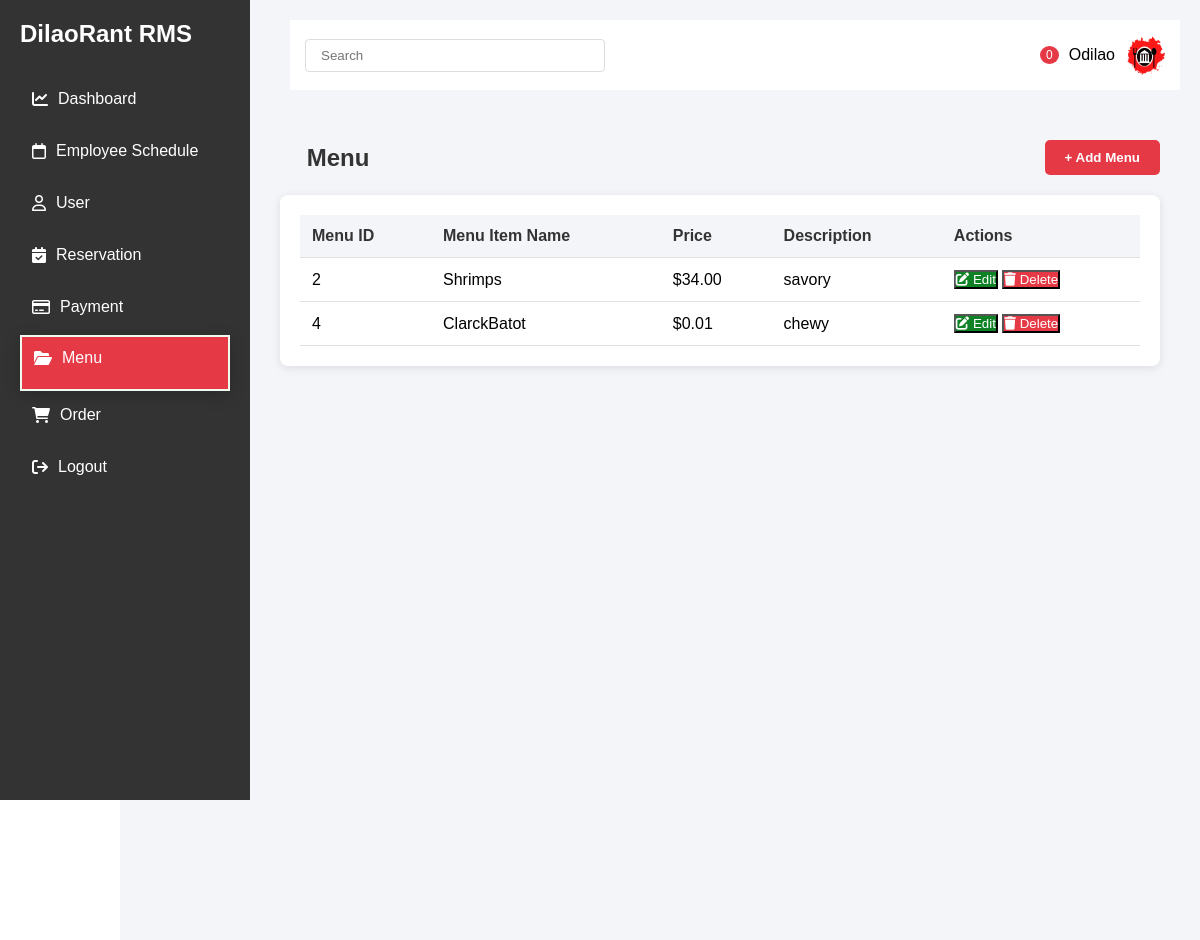
The page /dashboard/Menu/display-menu/ (signed in) on the database its author committed.
### Menu/models.py (models this page shows, shortened)
class Menu(models.Model):
    name = models.CharField(max_length=100)
    price = models.DecimalField(max_digits=10, decimal_places=2)
    description = models.TextField(blank=True)

### Menu/views.py (the view)
# urls.py: path('display-menu/',views.display_Menu,name='displayMenu'),
@login_required(login_url='login')
def display_Menu(request):
    menus = Menu.objects.all()  # Fetch all menu items from the database
    return render(request, 'Menu/MenuDisplay.html', {'menus': menus})

### Menu/templates/Menu/MenuDisplay.html (shortened to what this page needs)
{% load static %}
<!DOCTYPE html>
<html lang="en">
<head>
    <link rel="stylesheet" href="https://cdnjs.cloudflare.com/ajax/libs/font-awesome/6.0.0/css/all.min.css">
</head>
<body>
    <div class="sidebar">
        <h2>DilaoRant RMS</h2>
        <div style="margin-top: 30px;">
            <a href="{% url 'successdashboard' %}" class="menu-item">
                <i class="fas fa-chart-line"></i>
                Dashboard
            </a>
            <a href="{% url 'Display' %}" class="menu-item">
                <i class="fa-regular fa-calendar"></i>
                Employee Schedule
            </a>
            <a href="{% url 'DisplayUser'%}" class="menu-item">
                <i class="fa-regular fa-user"></i>
                User
            </a>
            <a href="{% url 'DisplayReservation'%}" class="menu-item">
                <i class="fa-solid fa-calendar-check"></i>
                Reservation
            </a>
            <a href="{% url 'DisplayPayment' %}" class="menu-item">
                <i class="fa-regular fa-credit-card"></i>
                Payment
            </a>
            <div class="selected">
            <a href="{% url 'DisplayMenu' %}" class="menu-item">
                <i class="fa-solid fa-folder-open"></i>
                Menu
            </a> </div>
            <a href="{% url 'DisplayOrder' %}" class="menu-item">
                <i class="fa-solid fa-cart-shopping"></i>
                Order
            </a>
            <a href="{% url 'logout' %}" class="menu-item">
                <i class="fa-solid fa-arrow-right-from-bracket"></i>
                Logout
            </a>
        </div>
    </div>
    <div class="main-content">
        <div class="top-bar" style=" margin-left: 150px;">
            <input type="text" class="search-bar" placeholder="Search">
            <div class="user-profile">
                <span class="notification">0</span>
                <span>Odilao</span>
                <img src="{% static 'dashboard/bg3.png' %}" alt="Admin" style="width: 40px; height: 40px; border-radius: 50%;">
            </div>
        </div>
        <div class="main-content">
                <div class="schedule-header">
                    <h2 class="schedule-title">&nbsp;&nbsp;&nbsp;&nbsp;Menu</h2>
                    <button class="add-schedule-btn" onclick="showPopup()">+ Add Menu</button>
                </div>
                <div class="schedule-container">
                    <table class="schedule-table">
                        <thead>
                            <tr>
                                <th>Menu ID</th>
                                <th>Menu Item Name</th>
                                <th>Price</th>
                                <th>Description</th>
                                <th>Actions</th>
                            </tr>
                        </thead>
                        <tbody>
                            {% for menu in menus %}
                            <tr>
                                <td>{{menu.id}}</td>
                                <td>{{ menu.name }}</td>
                                <td>${{ menu.price }}</td>
                                <td>{{ menu.description }}</td>
                                <td>
                                    <div class="action-buttons">
                                        <button
    class="btn btn-edit btn-tooltip"
    onclick="openEditPopup('{{ menu.id }}', '{{ menu.name }}', '{{ menu.price }}', '{{ menu.description }}')"
    data-tooltip="Edit Menu Item">
    <i class="fas fa-edit"></i>
    Edit
</button>
                                        <button
                                            class="btn btn-delete btn-tooltip"
                                            onclick="delete_menu('{{ menu.id }}')"
                                            data-tooltip="Delete Schedule"
                                        >
                                            <i class="fas fa-trash"></i>
                                            Delete
                                        </button>
                                    </div>
                                </td>
                            </tr>
                            {% empty %}
                            <tr>
                                <td colspan="3" style="text-align: center;">No menu items found.</td>
                            </tr>
                            {% endfor %}
                        </tbody>
                    </table>
                </div>
        </div>
    </div>
</body>
</html>

### Menu/templates/Menu/MenuDisplay.html (style rules this page uses)
* { margin: 0; padding: 0; box-sizing: border-box; font-family: 'Arial', sans-serif; }
.sidebar { width: 250px; background-color: #333; height: 100vh; position: fixed; left: 0; top: 0; color: white; padding: 20px; }
.main-content { margin-left: 120px; padding: 20px; background-color: #f4f5f9; min-height: 100vh; }
.top-bar { display: flex; justify-content: space-between; align-items: center; padding: 15px; background-color: white; margin-bottom: 30px; }
.search-bar { padding: 8px 15px; border: 1px solid #ddd; border-radius: 4px; width: 300px; }
.user-profile { display: flex; align-items: center; gap: 10px; }
.notification { background-color: #e63946; color: white; padding: 2px 6px; border-radius: 50%; font-size: 12px; }
.menu-item { display: flex; align-items: center; padding: 12px; color: white; text-decoration: none; margin-bottom: 10px; transition: background-color 0.3s; }
.menu-item i { margin-right: 10px; }
.selected { background-color: #e63946; color: white; border: 2px solid #f1faee; box-shadow: 0 4px 15px rgba(0, 0, 0, 0.2); transform: translateY(-3px); }
.schedule-container { background-color: white; border-radius: 8px; padding: 20px; box-shadow: 0 2px 10px rgba(0, 0, 0, 0.1); max-width: 1000px; margin: 0 auto; }
.schedule-header { display: flex; justify-content: space-between; align-items: center; margin-bottom: 20px; }
.schedule-title { font-size: 24px; font-weight: bold; color: #333; }
.add-schedule-btn { background-color: #e63946; color: white; border: none; padding: 10px 20px; border-radius: 5px; cursor: pointer; font-weight: bold; }
.schedule-table { width: 100%; border-collapse: collapse; }
.schedule-table th, .schedule-table td { padding: 12px; text-align: left; border-bottom: 1px solid #e0e0e0; }
.schedule-table th { background-color: #f4f5f9; font-weight: bold; color: #333; }
.btn-edit { background-color: #0e8225; color: white; }
.btn-delete { background-color: #e63946; color: white; }

### rows shown on the page
Menu: id "2", name "Shrimps", price "34.00", description "savory"
Menu: id "4", name "ClarckBatot", price "0.01", description "chewy"
